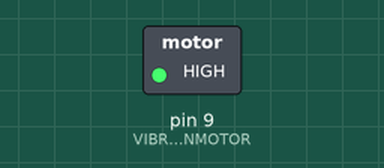
This sketch was run on a simulated Arduino Uno, built with avr-gcc and run on an emulated ATmega328P. On the bench: switched loads named in the sketch (green lamp = pin HIGH).

Above: at 1.5 s.
At 3.5 s:
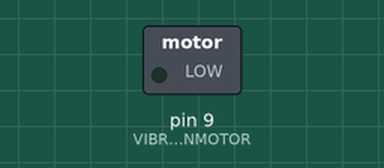
Timing chart, 0 to 5.2 s (numbered marks = the images above):
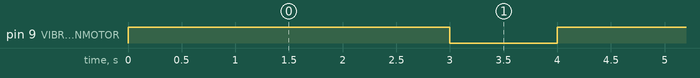

The sketch:

172_VibrationMotor.ino
```cpp
#define VIBRATIONMOTOR 9

void setup() {
  pinMode(VIBRATIONMOTOR, OUTPUT);
}

void loop() {
  digitalWrite(VIBRATIONMOTOR, HIGH);
  delay(3000);
  digitalWrite(VIBRATIONMOTOR, LOW);
  delay(1000);
}
```

Measured:
- by itself, pin 9 (VIBRATIONMOTOR): alternates HIGH for 3.0 s and LOW for 1.0 s
